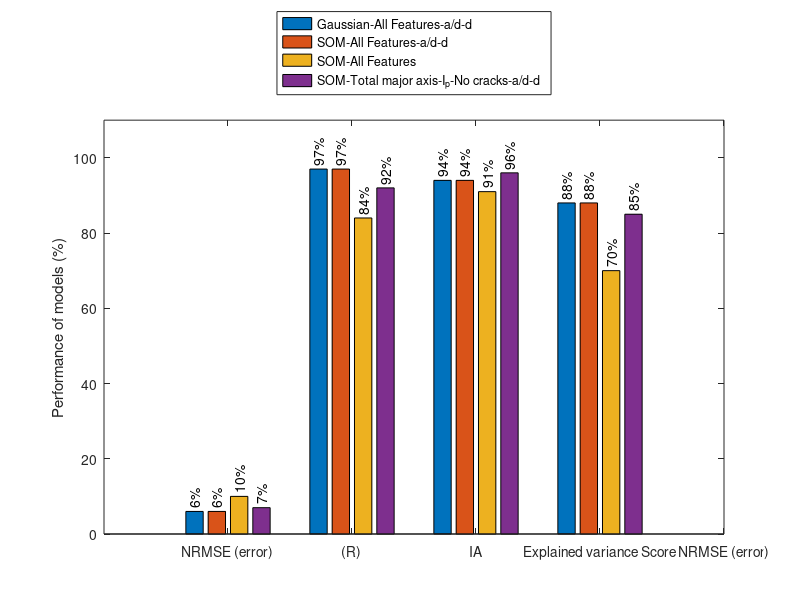

This chart was generated by the following MATLAB code: (Note: this script raises an error after producing the figure.)
clear all,clc
close all
% data set 1
data = 100*[0.06 ,0.06 , 0.1,0.07 ; 0.97 ,0.97 ,0.84 ,0.92 ; 0.94 ,0.94 ,0.91 , 0.96; 0.88 , 0.88,0.7 ,0.85 ];



fH = gcf; colormap(jet(4));
Labels = {'NRMSE (error)', '(R)', 'IA','Explained variance Score'};
set(gca, 'XTick', 1:4, 'XTickLabel', Labels);
h=bar(data);
ylabel('Performance of models (%)')
ybuff=1;

for i=1:length(h)
    XDATA=get(get(h(i),'Children'),'XData');
    YDATA=get(get(h(i),'Children'),'YData');
    for j=1:size(XDATA,2)
        x=XDATA(1,j)+(XDATA(3,j)-XDATA(1,j))/2;
        y=YDATA(2,j)+ybuff;
        t=[num2str(YDATA(2,j),3), '%' ];
        text(x,y,t,'Color','k','HorizontalAlignment','left','Rotation',90)
    end
end
legend('Gaussian-All Features-a/d-d','SOM-All Features-a/d-d','SOM-All Features','SOM-Total major axis-I_{p}-No cracks-a/d-d','Location','NorthOutside')
set(gca, 'XTick', 1:5, 'XTickLabel', Labels);

ylim([0 110])
applyhatch_pluscolor(fH,'//cc', 0, [0 1 0 1], jet(4))


% applyhatch_pluscolor(gcf,'|-.+\',0,[1 1 0 1 0 ],cool(5),200,3,2)
% legend('baseline','SVM using Wavelet feat','SVM using Geometrical feat','J48 using Geometrical feat','SVM+J48 Geometrical feat','Position','bestoutside')
print('Performance_10CV_Vaci','-dpng', '-r1000');

%% Data set 2
clear all,clc
close all
% data set 1

% data2 = 100*[ 0.33, 0.37, 0.39,0.36 ,0.45  ,0.28 , 0.29,0.28 , 0.32, 0.35;0.9 ,0.86 ,0.86 ,0.9 , 0.87 ,0.91 ,0.9 ,0.91 ,0.9 ,0.88 ;0.94 ,0.92 ,0.92 ,0.94 ,0.92  ,0.95 , 0.94,0.95 ,0.94 ,0.93 ; 0.81,0.72 , 0.72,0.77 ,0.66  ,0.83 ,0.81 ,0.82 , 0.8,0.77];
data = 100*[0.11 ,0.11 ,0.13 ,0.12 ; 0.91 ,0.91 ,0.86 ,0.90 ;0.95 ,0.95 ,0.92 ,0.94 ;0.82,0.82 , 0.74, 0.8];



fH = gcf; colormap(jet(4));
Labels = {'NRMSE (error)', '(R)', 'IA','Explained variance Score'};
set(gca, 'XTick', 1:4, 'XTickLabel', Labels);
h=bar(data);
ylabel('Performance of models (%)')
ybuff=1;

for i=1:length(h)
    XDATA=get(get(h(i),'Children'),'XData');
    YDATA=get(get(h(i),'Children'),'YData');
    for j=1:size(XDATA,2)
        x=XDATA(1,j)+(XDATA(3,j)-XDATA(1,j))/2;
        y=YDATA(2,j)+ybuff;
        t=[num2str(YDATA(2,j),3), '%' ];
        text(x,y,t,'Color','k','HorizontalAlignment','left','Rotation',90)
    end
end
legend('Gaussian-All Features-a/d-d','SOM-All Features-a/d-d','SOM-All Features','SOM-Total major axis-I_{p}-No cracks-a/d-d','Location','NorthOutside')
set(gca, 'XTick', 1:5, 'XTickLabel', Labels);

ylim([0 110])
applyhatch_pluscolor(fH,'//cc', 0, [0 1 0 1], jet(4))

% applyhatch_pluscolor(gcf,'|-.+\',0,[1 1 0 1 0 ],cool(5),200,3,2)
% legend('baseline','SVM using Wavelet feat','SVM using Geometrical feat','J48 using Geometrical feat','SVM+J48 Geometrical feat','Position','bestoutside')
print('Performance_10CV_FR','-dpng', '-r1000');

%% paper figure 3

clear all,clc
close all
% data set 1

% data2 = 100*[ 0.33, 0.37, 0.39,0.36 ,0.45  ,0.28 , 0.29,0.28 , 0.32, 0.35;0.9 ,0.86 ,0.86 ,0.9 , 0.87 ,0.91 ,0.9 ,0.91 ,0.9 ,0.88 ;0.94 ,0.92 ,0.92 ,0.94 ,0.92  ,0.95 , 0.94,0.95 ,0.94 ,0.93 ; 0.81,0.72 , 0.72,0.77 ,0.66  ,0.83 ,0.81 ,0.82 , 0.8,0.77];
data = 100*[ 0.03 , 0.04 , 0.04 , 0.03 ; 0.93  , 0.94 , 0.91 , 0.94 ; 0.96, 0.97 ,0.95 , 0.97 ; 0.87,0.85  , 0.83 , 0.87];



fH = gcf; colormap(jet(4));
Labels = {'NRMSE (error)', '(R)', 'IA','Explained variance Score'};
set(gca, 'XTick', 1:4, 'XTickLabel', Labels);
h=bar(data);
ylabel('Performance of models (%)')
ybuff=1;

for i=1:length(h)
    XDATA=get(get(h(i),'Children'),'XData');
    YDATA=get(get(h(i),'Children'),'YData');
    for j=1:size(XDATA,2)
        x=XDATA(1,j)+(XDATA(3,j)-XDATA(1,j))/2;
        y=YDATA(2,j)+ybuff;
        t=[num2str(YDATA(2,j),3), '%' ];
        text(x,y,t,'Color','k','HorizontalAlignment','left','Rotation',90)
    end
end
legend('Direct-SOM-All Features-a/d-d','Indirect-SOM-All Features-a/d-d','Direct-SOM-All Features','Indirect-SOM-Total major axis-I_{p}-No cracks-a/d-d','Location','NorthOutside')
set(gca, 'XTick', 1:5, 'XTickLabel', Labels);

ylim([0 110])
applyhatch_pluscolor(fH,'//cc', 0, [0 1 0 1], jet(4))

% applyhatch_pluscolor(gcf,'|-.+\',0,[1 1 0 1 0 ],cool(5),200,3,2)
% legend('baseline','SVM using Wavelet feat','SVM using Geometrical feat','J48 using Geometrical feat','SVM+J48 Geometrical feat','Position','bestoutside')
print('Performance_10CV_M','-dpng', '-r1000');
